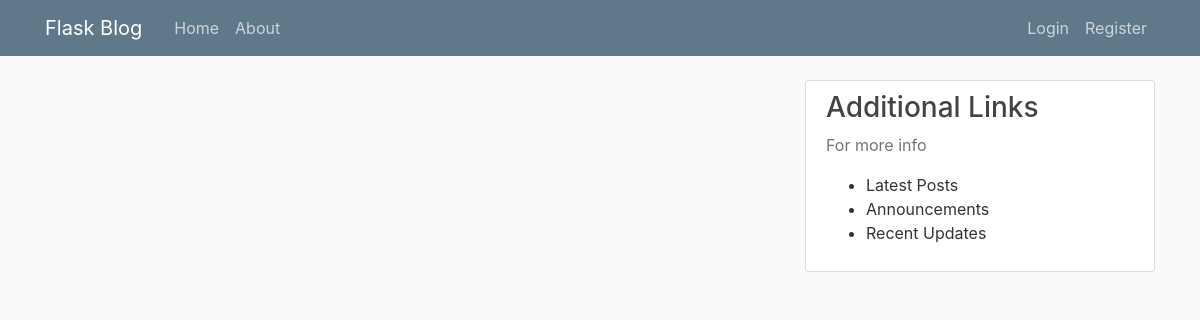
The app's page /home, older data.
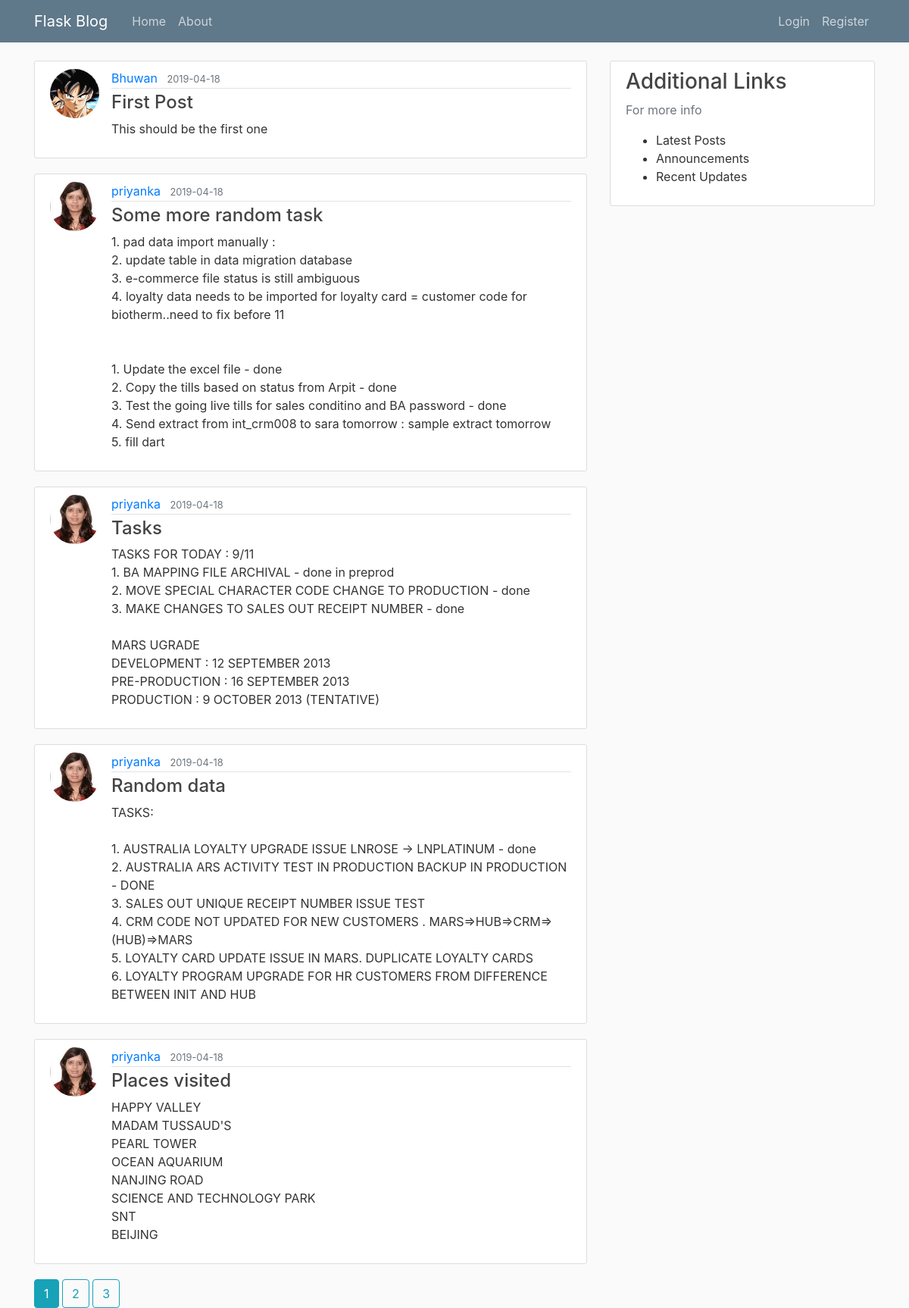
The same page, newer data.
### flask_blog/posts/models.py (models this page shows, shortened)
class Post(db.Model):
    id = db.Column(db.Integer, primary_key=True)
    title = db.Column(db.String(100), nullable=False)
    date_posted = db.Column(db.DateTime, nullable=False,
                            default=datetime.utcnow())
    content = db.Column(db.Text, nullable=False)
    user_id = db.Column(db.Integer, db.ForeignKey('user.id'), nullable=False)

### flask_blog/users/models.py (models this page shows, shortened)
class User(db.Model, UserMixin):
    id = db.Column(db.Integer, primary_key=True)
    username = db.Column(db.String(20), unique=True, nullable=False)
    email = db.Column(db.String(120), unique=True, nullable=False)
    image_file = db.Column(db.String(20), nullable=False,
                           default='default.jpg')
    password = db.Column(db.String(60), nullable=False)
    posts = db.relationship('Post', backref='author', lazy=True)

### flask_blog/main/routes.py (the view)
@main.route('/')
@main.route('/home')
def home():
    page = request.args.get('page', 1, type=int)
    posts = Post.query.order_by(
        Post.date_posted.desc()).paginate(page=page, per_page=5)
    return render_template('home.html', posts=posts, title='Home')

### flask_blog/templates/home.html
{% extends "layout.html" %}
{% block content %}
{% for post in posts.items %}
<article class="media content-section">
    <img class="rounded-circle article-img"
        src="{{ url_for('static', filename='profilepics/' + post.author.image_file) }}">
    <div class="media-body">
        <div class="article-metadata">
            <a class="mr-2"
                href="{{url_for('users.user_posts', username=post.author.username)}}">{{ post.author.username }}</a>
            <small class="text-muted">{{ post.date_posted.strftime('%Y-%m-%d') }}</small>
        </div>
        <h4><a class="article-title" href="{{url_for('posts.post', post_id=post.id)}}">{{ post.title }}</a></h4>
        <p class="article-content">{{ post.content }}</p>
    </div>
</article>
{% endfor%}
{% for page_num in posts.iter_pages(left_edge=1, left_current=1, right_current=2, right_edge=1) %}
{% if page_num %}
{% if page_num == posts.page %}
<a class="btn btn-info" href="{{ url_for('main.home', page=page_num) }}">{{page_num}}</a>
{% else %}
<a class="btn btn-outline-info" href="{{ url_for('main.home', page=page_num) }}">{{page_num}}</a>
{% endif %}
{% else %}
...
{% endif %}
{% endfor %}
{% endblock content %}

### flask_blog/templates/layout.html (shortened to what this page needs)
<!DOCTYPE html>
<html lang="en">
<head>
    <link rel="stylesheet" href="https://stackpath.bootstrapcdn.com/bootstrap/4.3.1/css/bootstrap.min.css"
>
    <link rel="stylesheet" type="text/css" href="{{ url_for('static', filename='main.css') }}">
</head>
<body>
    <header class="site-header">
        <nav class="navbar navbar-expand-md navbar-dark bg-steel fixed-top">
            <div class="container">
                <a class="navbar-brand mr-4" href="/">
                    Flask Blog
                </a>
                <div class="collapse navbar-collapse" id="navbarToggle">
                    <div class="navbar-nav mr-auto">
                        <a class="nav-item nav-link" href="/">Home</a>
                        <a class="nav-item nav-link" href="{{ url_for('main.about') }}">About</a>
                    </div>
                    <div class="navbar-nav">
                        {% if current_user.is_authenticated %}
                        <a class="nav-item nav-link">Hello, {{ current_user.username }}</a>
                        <a class="nav-item nav-link" href="{{ url_for('users.account') }}">Account</a>
                        <a class="nav-item nav-link" href="{{ url_for('posts.new_post') }}">New Post</a>
                        <a class="nav-item nav-link" href="{{ url_for('users.logout') }}">Logout</a>
                        {% else %}
                        <a class="nav-item nav-link" href="{{ url_for('users.login') }}">Login</a>
                        <a class="nav-item nav-link" href="{{ url_for('users.register') }}">Register</a>
                        {% endif %}
                    </div>
                </div>
            </div>
        </nav>
    </header>
    <main role="main" class="container">
        <div class="row">
            <div class="col-md-8">
                {% block content %}{% endblock%}
            </div>
            <div class="col-md-4">
                <div class="content-section">
                    <h3>Additional Links</h3>
                    <p class="text-muted">For more info</p>
                    <ul>
                        <li>Latest Posts</li>
                        <li>Announcements</li>
                        <li>Recent Updates</li>
                    </ul>
                </div>
            </div>
        </div>
    </main>
</body>
</html>

### flask_blog/static/main.css (style rules this page uses)
body { background: #fafafa; color: #333333; margin-top: 5rem; }
h1, h2, h3, h4, h5, h6 { color: #444444; }
.bg-steel { background-color: #5f788a; }
.site-header .navbar-nav .nav-link { color: #cbd5db; }
.content-section { background: #ffffff; padding: 10px 20px; border: 1px solid #dddddd; border-radius: 3px; margin-bottom: 20px; }
.article-title { color: #444444; }
.article-content { white-space: pre-line; }
.article-img { height: 65px; width: 65px; margin-right: 16px; }
.article-metadata { padding-bottom: 1px; margin-bottom: 4px; border-bottom: 1px solid #e3e3e3 }

Row changes from the older to the newer data that the page shows:
added Post: image_file (picture), author.username "Bhuwan", date_posted "2019-04-18", title "First Post", content "This should be the first one"
added Post: image_file (picture), author.username "priyanka", date_posted "2019-04-18", title "Some more random task", content "1. pad data import manually : 2. update table in data migration database 3. e-commerce file status is still ambiguous 4. loyalty data needs to be imported for loyalty card = customer code for biotherm..need to fix before 11 1. Update the excel file - done 2. Copy the tills based on status from Arpit - done 3. Test the going live tills for sales conditino and BA password - done 4. Send extract from int_crm008 to sara tomorrow : sample extract tomorrow 5. fill dart"
added Post: image_file (picture), author.username "priyanka", date_posted "2019-04-18", title "Tasks", content "TASKS FOR TODAY : 9/11 1. BA MAPPING FILE ARCHIVAL - done in preprod 2. MOVE SPECIAL CHARACTER CODE CHANGE TO PRODUCTION - done 3. MAKE CHANGES TO SALES OUT RECEIPT NUMBER - done MARS UGRADE DEVELOPMENT : 12 SEPTEMBER 2013 PRE-PRODUCTION : 16 SEPTEMBER 2013 PRODUCTION : 9 OCTOBER 2013 (TENTATIVE)"
added Post: image_file (picture), author.username "priyanka", date_posted "2019-04-18", title "Random data", content "TASKS: 1. AUSTRALIA LOYALTY UPGRADE ISSUE LNROSE -> LNPLATINUM - done 2. AUSTRALIA ARS ACTIVITY TEST IN PRODUCTION BACKUP IN PRODUCTION - DONE 3. SALES OUT UNIQUE RECEIPT NUMBER ISSUE TEST 4. CRM CODE NOT UPDATED FOR NEW CUSTOMERS . MARS=>HUB=>CRM=>(HUB)=>MARS 5. LOYALTY CARD UPDATE ISSUE IN MARS. DUPLICATE LOYALTY CARDS 6. LOYALTY PROGRAM UPGRADE FOR HR CUSTOMERS FROM DIFFERENCE BETWEEN INIT AND HUB"
added Post: image_file (picture), author.username "priyanka", date_posted "2019-04-18", title "Places visited", content "HAPPY VALLEY MADAM TUSSAUD'S PEARL TOWER OCEAN AQUARIUM NANJING ROAD SCIENCE AND TECHNOLOGY PARK SNT BEIJING"
Text that changed along with them:
new list line: "1"
new list line: "2"
new list line: "3"
